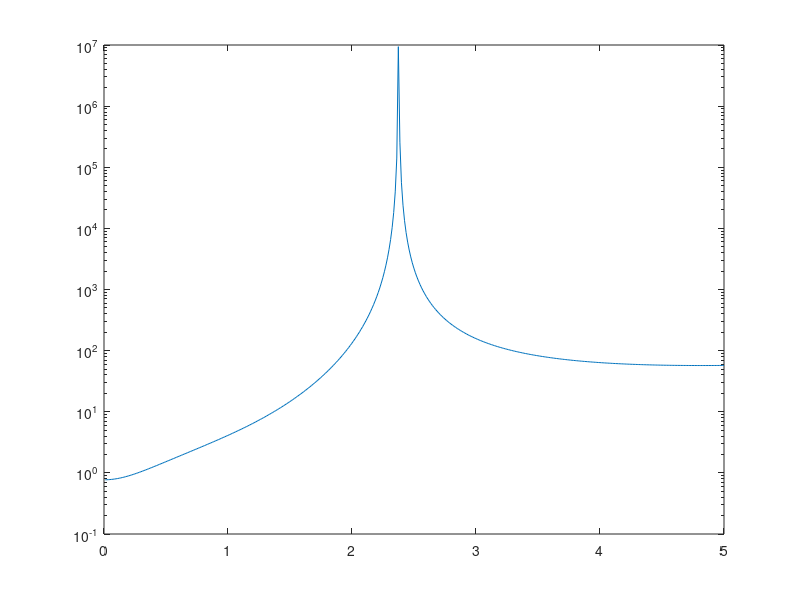

MATLAB code to generate this figure:
%% Constants
clear all

pi = 3.14159265359 ;
ub = 5.788381e-5 ;
e = 1.60217662e-19 ;
g=2 ;
m0 = 9.10938356e-31 ;
kb = 8.6173303e-5 ;
ht = 6.582119e-16 ;
omegaDebye = 13.81e13 ; 
rho = 2200 ; 
vl = 3750 ;

vt = 5900 ;

PhiU = 8.77 ;

PhiD = 5 ;

It = 16/105 * PhiU^2 ;
Il = 4*(PhiU^2/35 + 2*PhiD*PhiU/15 + PhiD^2/3) ;
mt = 0.19*m0 ;

bose = @(omega, T) 1./(exp(ht.*omega./(kb.*T/1000))-1) ;

%% Input Parameters
%Johnson noise parameters
l=100e-9 ; 
R=10e3 ; 

Evs = 275e-6  ; %valley splitting
r = 69e-9 ; %dipole matrix moment

Delta = 0.40e-9 ; %splitting at the anticrossing point
Rk = 25.813e3 ; %quantum resistance

GammaValley_ph = @(omega) (ht.^2./(2.*pi)).*(ht.*omega).^5 .* r.^2 ./ (4.*pi.*rho.*ht.^6) .* (It./vt.^7 + 2.*Il./vl.^7) .* e ;
GammaValley_jh = @(omega) 2.* R / Rk * omega * ht^2 * 3*r.^2 ./ l^2 ;

%% Simulation B dependence
B_res = 400 ;
B_list=linspace(0.01, 5, B_res) ;
T=200 ; %Temperature
rate = zeros(4,4, B_res) ;

for ii=1:length(B_list)
    fprintf('\nPercentage: %.2f', ii)
    B=B_list(ii);
    omega = g*ub*B/ht ;
    
    % Matrix of coefficients between states
    a1 = -(Evs-ht*omega) ./ sqrt((Evs-ht*omega)^2+Delta^2) ;
    a2 = -(Evs+ht*omega) ./ sqrt((Evs+ht*omega)^2+Delta^2) ;
    
    SinGamma = @(x) sqrt((1-x)/2) ;
    CosGamma = @(x) sqrt((1+x)/2) ;
    
    valley_coupling = zeros(4,4) ;
    valley_coupling(1,2) = -CosGamma(a1)*SinGamma(a2) - SinGamma(a1)*CosGamma(a2) ;
    valley_coupling(1,3) = SinGamma(a1)*SinGamma(a2) - CosGamma(a1)*CosGamma(a2) ;
    valley_coupling(1,4) = SinGamma(a2)*CosGamma(a2) ;
    valley_coupling(2,3) = SinGamma(a1)*CosGamma(a1) ;
    valley_coupling(2,4) = -CosGamma(a1)*CosGamma(a2) + SinGamma(a1)*SinGamma(a2) ;
    valley_coupling(3,4) = SinGamma(a1)*CosGamma(a2) + CosGamma(a1)*SinGamma(a2) ;
    
    valley_coupling = valley_coupling + valley_coupling' ;
    
    % Energy of states
    E = zeros(5, 1) ;
    E(1) = -(Evs + ht*omega)./2 ;
    E(2) = -sqrt((Evs - ht*omega).^2+Delta^2) / 2 ;
    E(3) = +sqrt((Evs - ht*omega)^2+Delta^2) / 2 ;
    E(4) = (Evs + ht*omega)./2 ;
       
    for i=1:4
        for j=1:4
            if j~=i
                
                if j>i
                    rate_phonon = 2.*pi./ht^2 .* valley_coupling(i, j)^2 .* GammaValley_ph(abs(E(i)-E(j))/ht) .* bose(abs(E(i)-E(j))/ht, T) ;
                    rate_johnson = 2.*pi./ht^2 .* valley_coupling(i, j)^2 .* GammaValley_jh(abs(E(i)-E(j))/ht) .* bose(abs(E(i)-E(j))/ht, T) ;
                else
                    rate_phonon = 2.*pi./ht^2 .* valley_coupling(i, j)^2 .* GammaValley_ph(abs(E(i)-E(j))/ht) .* (1+bose(abs(E(i)-E(j))/ht, T)) ;
                    rate_johnson =  2.*pi./ht^2 .* valley_coupling(i, j)^2 .* GammaValley_jh(abs(E(i)-E(j))/ht) .* (1+bose(abs(E(i)-E(j))/ht, T)) ;
                end
                
                rate(i,j,ii) = rate_johnson +rate_phonon ;
                
            end
        end
    end
    
    
end

%% Solving rate equations
resolution = B_res ;% temp_res

Rates_matrix = zeros(4,4, resolution) ;
eigenvalues_all = zeros(4,4) ;
eigenvectors_all = zeros(4,4) ;
eigenvalues = zeros(resolution,4) ;
eigenvectors = zeros(resolution,4) ;

for i=1:4
    for j=1:4
        if j~=i
            Rates_matrix(i,j,:) =  rate(j,i, :)  ;
        else
            Rates_matrix(i,i,:) = -sum(rate(i,:, :), 2) ;
        end
    end
end

for i=1:resolution
   [eigenvectors_all(:,:), eigenvalues_all(:,:)] = eig(reshape(Rates_matrix(:,:,i), [4,4])) ;
   
   tmp = sort(max(abs(eigenvalues_all(:,:)))) ;
   tmp2 = eigenvectors_all(:,find(max(abs(eigenvalues_all(:,:))) == tmp(2))) ;
   eigenvectors(i,:) = abs(tmp2(:)) ;
   
   eigenvalues(i,:) = sort(max(abs(eigenvalues_all(:,:))))  ;
end

%% Plotting
figure
semilogy(B_list, abs(eigenvalues(:,2)), '-')